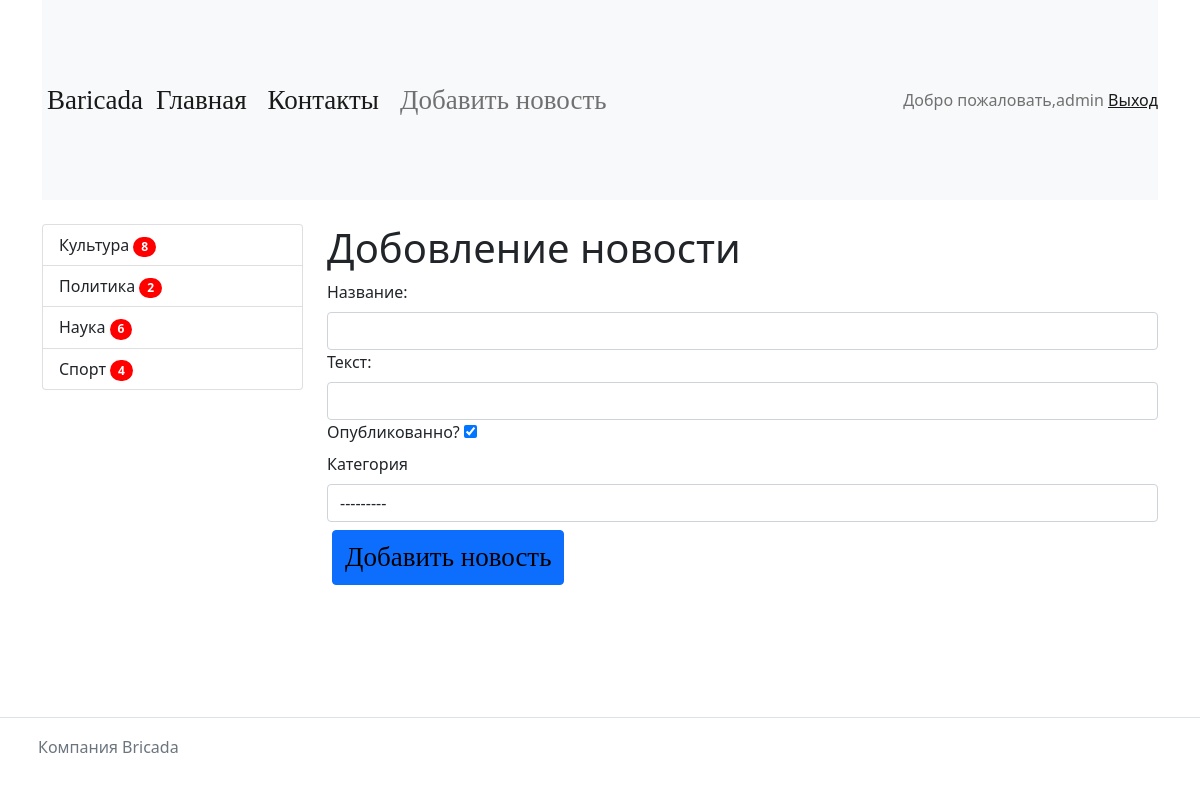
The app's page /news/add-news/ (signed in) with its own data.
### news/models.py (models this page shows)
class Category(models.Model):
    title=models.CharField(max_length=150, db_index=True, verbose_name='Наименование катигории')
    def get_absolute_url(self):
        return reverse('category', kwargs={"category_id": self.pk})
    def __str__(self):
        return self.title
    class Meta:
        verbose_name = 'Категория'
        verbose_name_plural = 'Категории'
        ordering = ['title']

### news/views.py (the view)
# urls.py: path('news/add-news/', CreateNews.as_view(), name='add_news'),
class CreateNews(LoginRequiredMixin, CreateView):
    form_class = NewsForm
    template_name = 'news/add_news.html'
    success_url = reverse_lazy('home')
    login_url = '/admin/'

### news/forms.py (shortened to what this page needs)
class NewsForm(forms.ModelForm):
    class Meta:
        model = News
        fields = [ 'title', 'content', 'is_published', 'category' ]
        widgets = {
            'title': forms.TextInput(attrs={'class': 'form-control'}),
            'content': forms.TextInput(attrs={'class': 'form-control', 'rows': 5}),
            'category': forms.Select(attrs={'class': 'form-control'}),
        }

### news/templatetags/news_tags.py (called while the page is built)
@register.inclusion_tag("news/list_categories.html")
def show_categories(arc1='Hello', arc2='world'):
    categories = Category.objects.annotate(cnt=Count('news', filter=F('news__is_published'))).filter(cnt__gt=0)
    return {"categories" : categories, 'arc1': arc1, 'arc2':arc2}

### news/templates/news/add_news.html (shortened to what this page needs)
{% extends 'base.html' %}
{% block sidebar %}
{% include "inc/_sidbar.html" %}
{% endblock %}
{% block content %}
<h1>Добовление новости</h1>
<form action="{% url 'add_news' %}" method="post">
    <div class="form-group">
        <label for="{{ form.title.id_for_label }}" class="form-label">Название: </label>
        {{ form.title }}
    </div>
    <div class="form-group">
        <label for="{{ form.content.id_for_label }}" class="form-label">Текст:</label>
        {{ form.content }}
    </div>
    <div class="form-group">
        <label for="{{ form.is_published.id_for_label }}" class="form-label">Опубликованно?</label>
        {{ form.is_published }}
    </div>
    <div class="form-group">
        <label for="{{ form.category.id_for_label }}" class="form-label">Категория</label>
        {{ form.category }}
    </div>
   <button type="submit" class="btn btn-primary btn-block mt-2 home2">Добавить новость</button>
</form>
{% endblock %}

### templates/inc/_nav.html (shortened to what this page needs)
<nav class="navbar navbar-expand-lg navbar-light bg-light web-hat ">
        <a class="navbar-brand margin-left: 20%; bordery"href="{% url 'home' %}"> Baricada </a>
        <div class="collapse navbar-collapse" id="navbarTogglerDemo02">
            <ul class="navbar-nav me-auto mb-2 mb-lg-0">
                <li class="nav-item"><a class="nav-link active bordery" aria-current="page" href="{% url 'home' %}">Главная</a></li>
                <li class="nav-item"><a class="nav-link active bordery" aria-current="page" href="{% url 'contact' %}">Контакты</a></li>
                {% if request.user.is_authenticated %}
                    <li class="nav-item home1"><a class="nav-link" href="{% url 'add_news' %}">Добавить новость</a></li>
                {% endif %}
            </ul>
            <span class="navbar-text">
                {% if request.user.is_authenticated %}
                Добро пожаловать,{{ user.username }}  <a href="{% url 'logout' %}">Выход</a>
                {% else %}
                <a href="{% url 'register' %}" >Регистрация</a>  <a href="{% url 'login' %}" >Авторизация</a>
                {% endif %}
            </span>
        </div>
</nav>

### news/templates/news/list_categories.html
<div class="list-group">
    {%for item in categories%}
    <a href="{{ item.get_absolute_url }}"  class="list-group-item list-group-item-action">{{ item.title }} <span class="badge bg-primary rounded-pill as">{{ item.cnt }}</span></a>
    {%endfor%}
</div>

### news/static/css/style.css (style rules this page uses)
.as { background : red !important; }
.bordery { font-family: RoadTest; color:#000000; font-size: 27px; margin: 0 0 0 5px; }
.home1 { font-family: RoadTest; color:#000000; font-size: 27px; margin: 0 0 0 5px; }
.home2 { font-family: RoadTest; color:#000000; font-size: 27px; margin: 0 0 0 5px; }
.web-hat { width: 100%; height: 200px; background-color: #25B33f; margin-bottom: 10px; color: rgb(148, 255, 214); }
.navbar-light .navbar-text a, { color: rgb(148, 255, 214); }

### records on screen
Category: title "Культура", cnt "8"
Category: title "Политика", cnt "2"
Category: title "Наука", cnt "6"
Category: title "Спорт", cnt "4"

### other values on screen
{{ user.username }} "admin"
